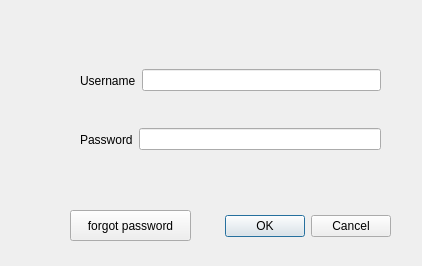
<?xml version="1.0" encoding="UTF-8"?>
<ui version="4.0">
 <class>signin</class>
 <widget class="QDialog" name="signin">
  <property name="geometry">
   <rect>
    <x>0</x>
    <y>0</y>
    <width>422</width>
    <height>266</height>
   </rect>
  </property>
  <property name="windowTitle">
   <string>Dialog</string>
  </property>
  <widget class="QDialogButtonBox" name="buttonBox">
   <property name="geometry">
    <rect>
     <x>50</x>
     <y>210</y>
     <width>341</width>
     <height>32</height>
    </rect>
   </property>
   <property name="orientation">
    <enum>Qt::Orientation::Horizontal</enum>
   </property>
   <property name="standardButtons">
    <set>QDialogButtonBox::StandardButton::Cancel|QDialogButtonBox::StandardButton::Ok</set>
   </property>
  </widget>
  <widget class="QWidget" name="horizontalLayoutWidget">
   <property name="geometry">
    <rect>
     <x>80</x>
     <y>50</y>
     <width>301</width>
     <height>61</height>
    </rect>
   </property>
   <layout class="QHBoxLayout" name="horizontalLayout">
    <item>
     <widget class="QLabel" name="username_lbl">
      <property name="text">
       <string>Username</string>
      </property>
     </widget>
    </item>
    <item>
     <widget class="QLineEdit" name="username_le"/>
    </item>
   </layout>
  </widget>
  <widget class="QWidget" name="horizontalLayoutWidget_2">
   <property name="geometry">
    <rect>
     <x>80</x>
     <y>110</y>
     <width>301</width>
     <height>59</height>
    </rect>
   </property>
   <layout class="QHBoxLayout" name="horizontalLayout_3">
    <item>
     <widget class="QLabel" name="label_3">
      <property name="text">
       <string>Password</string>
      </property>
     </widget>
    </item>
    <item>
     <widget class="QLineEdit" name="password_le">
      <property name="echoMode">
       <enum>QLineEdit::Password</enum>
      </property>
     </widget>
    </item>
   </layout>
  </widget>
  <widget class="QPushButton" name="forgotpassword_btn">
   <property name="geometry">
    <rect>
     <x>70</x>
     <y>210</y>
     <width>121</width>
     <height>31</height>
    </rect>
   </property>
   <property name="toolTip">
    <string>&lt;html&gt;&lt;head/&gt;&lt;body&gt;&lt;p&gt;login to your account using your recovery code!&lt;/p&gt;&lt;/body&gt;&lt;/html&gt;</string>
   </property>
   <property name="text">
    <string>forgot password</string>
   </property>
  </widget>
 </widget>
 <resources/>
 <connections>
  <connection>
   <sender>buttonBox</sender>
   <signal>rejected()</signal>
   <receiver>signin</receiver>
   <slot>reject()</slot>
   <hints>
    <hint type="sourcelabel">
     <x>316</x>
     <y>260</y>
    </hint>
    <hint type="destinationlabel">
     <x>286</x>
     <y>274</y>
    </hint>
   </hints>
  </connection>
 </connections>
</ui>
